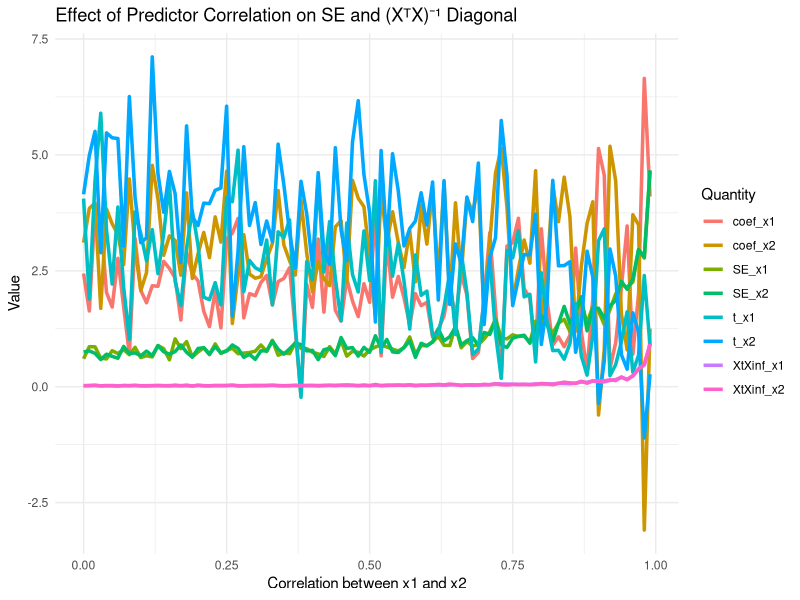

Generate this figure with R:

set.seed(42)
# Simulate data with increasing correlation between x1 and x2
simulate_model <- function(rho) {
  n <- 50
 
  x1 <- rnorm(n)
  x2 <- rho * x1 + sqrt(1 - rho^2) * rnorm(n)  # makes cor ≈ rho

  y <- 1 + 2 * x1 + 3 * x2 + rnorm(n, sd = 5)
  
  model <- lm(y ~ x1 + x2)
  X <- model.matrix(model)
  #this is the critical (XTX)-1 matrix: 
  #The diagonal entries in this matrix are sensitive to the correlations
  #between predictor variables
  XtX_inv_diag <- diag(solve(t(X) %*% X))
  #Let's extract the standard errors from the model: 
  se <- summary(model)$coefficients[, "Std. Error"]
  #let's calculate se by hand too: 
  SSerror = sum(model$residuals^2)
  MSerror = SSerror / (n-2-1)
  
  seHand = sqrt(MSerror * XtX_inv_diag)
  
  tVals = coef(model) / se
  coefVals = coef(model)
  
  list(
    rho = rho,
    XtX_inv_diag = XtX_inv_diag[2:3],  # x1 and x2 (ignore intercept)
    se = se[2:3],
    seHand = seHand[2:3],
    tVals = tVals[2:3],
    coefVals = coefVals[2:3]
  )
}

# Try with varying correlations
rhos <- seq(0, 0.99, by = 0.01)
results <- data.frame('rho' = rhos, 
                      'XtXinf_x1' = rep(0, length(rhos)),
                      'XtXinf_x2' = rep(0, length(rhos)),
                      'SE_x1' = rep(0, length(rhos)), 
                      'SE_x2' = rep(0, length(rhos)),
                      't_x1' = rep(0, length(rhos)), 
                      't_x2' = rep(0, length(rhos)),
                      'coef_x1' = rep(0, length(rhos)), 
                      'coef_x2' = rep(0, length(rhos)))

for(ii in 1:length(rhos)){
  tmp <- simulate_model(rhos[ii])
  results$XtXinf_x1[ii] = tmp$XtX_inv_diag[1]
  results$XtXinf_x2[ii] = tmp$XtX_inv_diag[2]
  results$SE_x1[ii] = tmp$se[1]
  results$SE_x2[ii] = tmp$se[2]
  results$t_x1[ii] = tmp$tVals[1]
  results$t_x2[ii] = tmp$tVals[2]
  results$coef_x1[ii] = tmp$coefVals[1]
  results$coef_x2[ii] = tmp$coefVals[2]
}



# Plot SE vs correlation
library(ggplot2)
library(tidyr)

df_long <- pivot_longer(results, cols = -rho, names_to = "type", values_to = "value")

ggplot(df_long, aes(x = rho, y = value, color = type)) +
  geom_line(size = 1.2) +
  theme_minimal() +
  labs(
    title = "Effect of Predictor Correlation on SE and (XᵀX)⁻¹ Diagonal",
    x = "Correlation between x1 and x2",
    y = "Value",
    color = "Quantity"
  )
